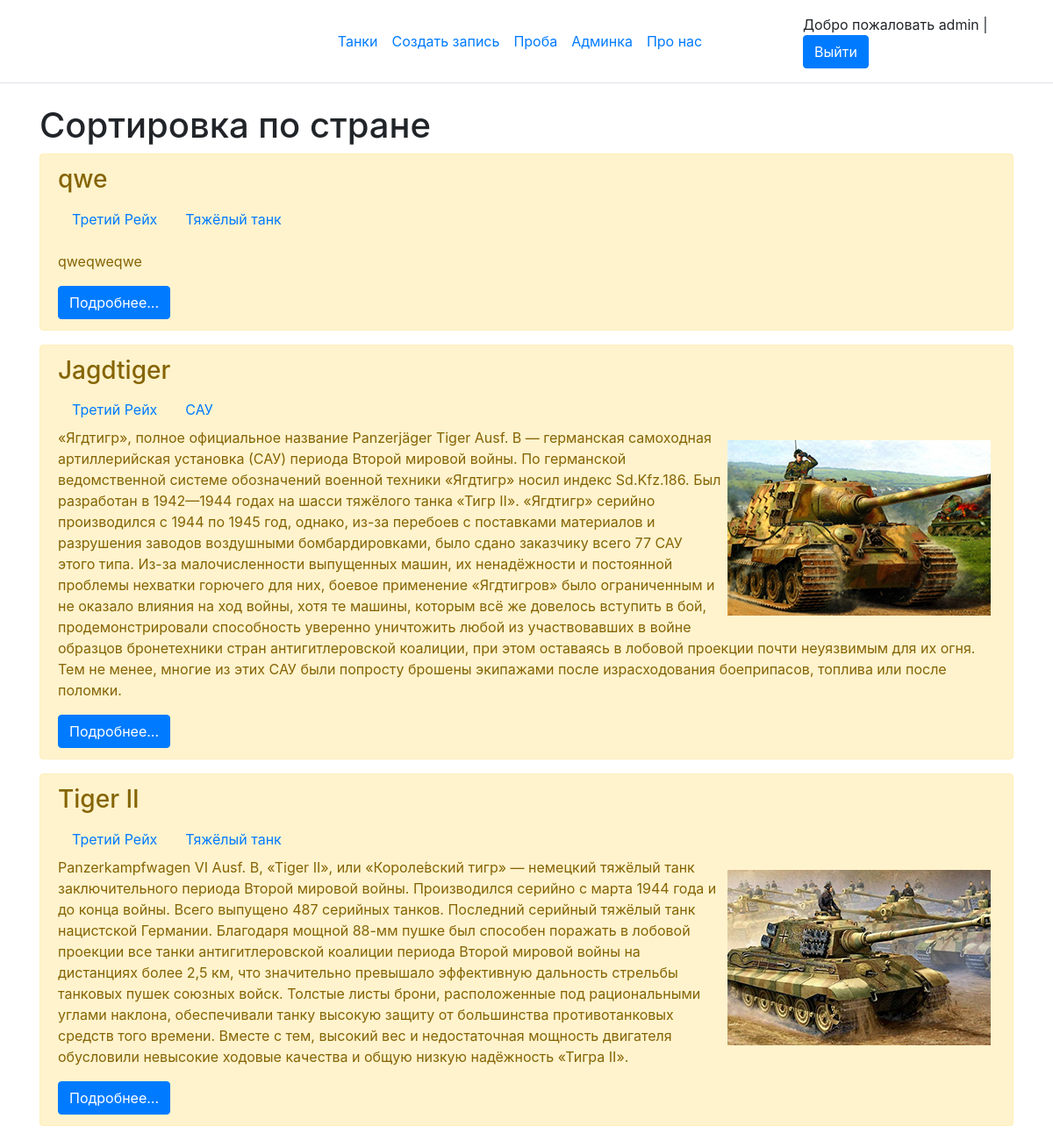
Screenshot of /strana/2/ (signed in) with the database file from the repository.
### firstapp/models.py (models this page shows, shortened)
class Tank(models.Model):
    title = models.CharField("Название", max_length=70)
    opis = models.TextField("Описание")
    photo = models.ImageField(upload_to='photos/%Y/%m/%d/', verbose_name='Фото', blank=True)
    silka = models.CharField("Ссылка", null=True, max_length=70)
    strana = models.ForeignKey('Strana', on_delete=models.PROTECT, null=True, verbose_name='Страна')
    klas = models.ForeignKey('Klas', on_delete=models.PROTECT, null=True, verbose_name='Клас')
    publish = models.BooleanField('Опубликовано', default=False)
    class Meta:
        verbose_name = 'Танк'
        verbose_name_plural = 'Танки'
        ordering = ['-id']

class Strana(models.Model):
    title = models.CharField(max_length=50, db_index=True, verbose_name='Страна')
    publish = models.BooleanField('Опубликовано', default=False)
    def __str__(self):
        return self.title
    class Meta:
        verbose_name = 'Страна'
        verbose_name_plural = 'Страны'

class Klas(models.Model):
    title = models.CharField(max_length=50, db_index=True, verbose_name='Клас')
    publish = models.BooleanField('Опубликовано', default=False)
    def __str__(self):
        return self.title
    class Meta:
        verbose_name = 'Класс'
        verbose_name_plural = 'Класcы'

### firstapp/views.py (the view)
# urls.py: path('strana/<int:strana_id>/', GetStrana.as_view()),
class GetStrana(ListView):
    model = Tank
    template_name = 'firstapp/strana_sort.html'
    context_object_name = 'tanks'
    paginate_by = 5
    def get_queryset(self):
        return Tank.objects.filter(strana_id=self.kwargs['strana_id'], publish=True)

### firstapp/templates/firstapp/strana_sort.html (shortened to what this page needs)
{% extends 'firstapp/base.html' %}
{% block content %}
<h1>Сортировка по стране</h1>
{% for i in tanks %}
    <div class="alert alert-warning mt-2">
        <h3>{{ i.title }}</h3>
        <nav class="nav">
            <a class="nav-link active" href="/strana/{{ i.strana.pk }}">{{ i.strana }}</a>
            <a class="nav-link active" href="/klas/{{ i.klas.pk }}">{{ i.klas }}</a>
        </nav>
        {% if i.photo %}
            <img src="{{ i.photo.url}}" width="300" height="200" alt="Иллюстрация" align="right"  vspace="15" hspace="5">
        {% else %}
        <p></p>
        {% endif %}
        <p>{{ i.opis }}</p>
        <a href="{{ i.silka }}" class="btn btn-primary">Подробнее...</a>
    </div>
{% endfor %}
{% endblock %}

### firstapp/templates/firstapp/base.html (shortened to what this page needs)
<!DOCTYPE html>
<html lang="ru">
<head>
    <link rel="stylesheet" href="https://cdn.jsdelivr.net/npm/bootstrap@4.6.0/dist/css/bootstrap.min.css">
</head>
<body>
<header class="d-flex flex-wrap align-items-center justify-content-center justify-content-md-between py-3 mb-4 border-bottom">
      <ul class="nav col-12 col-md-auto mb-2 justify-content-center mb-md-0">
        <li><a href="{% url 'home' %}" class="nav-link px-2 link-secondary">Танки</a></li>
        <li><a href="{% url 'create' %}" class="nav-link px-2 link-dark">Создать запись</a></li>
        <li><a href="{% url 'proba' %}" class="nav-link px-2 link-dark">Проба</a></li>
        <li><a href="/admin" class="nav-link px-2 link-dark">Админка</a></li>
        <li><a href="{% url 'about' %}" class="nav-link px-2 link-dark">Про нас</a></li>
      </ul>
      <div class="col-md-3 text-end">
          {% if request.user.is_authenticated %}
          Добро пожаловать {{ user.username }} | <a href="{% url 'logout' %}" class="btn btn-primary">Выйти</a>
          {% else %}
          <a href="{% url 'register' %}" class="btn btn-outline-primary me-2">Регистрация</a>
          <a href="{% url 'login' %}" class="btn btn-primary">Ввойти</a>
          {% endif %}
      </div>
    </header>
    <div class="container">
        {% block content %}{% endblock %}
    </div>
</body>
</html>

### rows the page displays
Tank: title "qwe", strana "Третий Рейх", klas "Тяжёлый танк", opis "qweqweqwe"
Tank: title "Jagdtiger", strana "Третий Рейх", klas "САУ", photo (picture), opis "«Ягдтигр», полное официальное название Panzerjäger Tiger Ausf. B — германская самоходная артиллерийская установка (САУ) периода Второй мировой войны. По германской ведомственной системе обозначений военной техники «Ягдтигр» носил индекс Sd.Kfz.186. Был разработан в 1942—1944 годах на шасси тяжёлого танка «Тигр II». «Ягдтигр» серийно производился с 1944 по 1945 год, однако, из-за перебоев с поставками материалов и разрушения заводов воздушными бомбардировками, было сдано заказчику всего 77 САУ этого типа. Из-за малочисленности выпущенных машин, их ненадёжности и постоянной проблемы нехватки горючего для них, боевое применение «Ягдтигров» было ограниченным и не оказало влияния на ход войны,…"
Tank: title "Tiger II", strana "Третий Рейх", klas "Тяжёлый танк", photo (picture), opis "Panzerkampfwagen VI Ausf. B, «Tiger II», или «Короле́вский тигр» — немецкий тяжёлый танк заключительного периода Второй мировой войны. Производился серийно с марта 1944 года и до конца войны. Всего выпущено 487 серийных танков. Последний серийный тяжёлый танк нацистской Германии. Благодаря мощной 88-мм пушке был способен поражать в лобовой проекции все танки антигитлеровской коалиции периода Второй мировой войны на дистанциях более 2,5 км, что значительно превышало эффективную дальность стрельбы танковых пушек союзных войск. Толстые листы брони, расположенные под рациональными углами наклона, обеспечивали танку высокую защиту от большинства противотанковых средств того времени. Вместе с…"

### other values shown
{{ user.username }} "admin"
